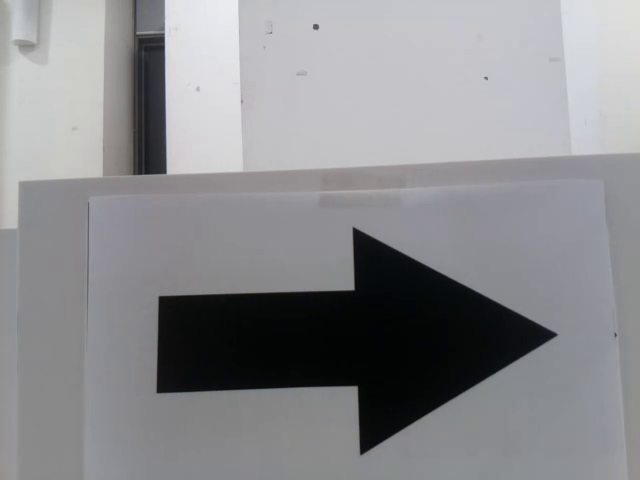
#> input picture frame 31 of Sensor/src/entrance/entr03-1.mp4, 640 x 480 px
$ python arrow.py
#> lines starting #> are read from the running program, lines starting #| are printed output that depends on the picture; after the words box and inside, x2 and y2 are one past the last pixel; in counts of white or black regions, pixels touching at a corner belong together
import sys, os
import cv2 as cv
from cv2 import imshow
import numpy as np

# sys.path.append(os.path.dirname(os.path.abspath(os.path.dirname(__file__))))
# from Motion import Motion
# motion = Motion.Motion()

cnt_arrow = 0
def get_arrow_info(origin, arrow_image):
    arrow_info_image = cv.cvtColor(origin.copy(), cv.COLOR_GRAY2BGR)
    contours, hierarchy = cv.findContours(arrow_image, cv.RETR_LIST, cv.CHAIN_APPROX_SIMPLE)

    if hierarchy is not None:
        global cnt_arrow
        for cnt in contours:
            peri = cv.arcLength(cnt, True)
            approx = cv.approxPolyDP(cnt, peri * 0.02, True)

            # cv.drawContours(arrow_info_image, [approx], 0, (0, 255, 0), 3)
            area = cv.contourArea(cnt)
            vertices = len(approx) # 꼭짓점 개수
            # area 값 조절로 인식 조절
            if area > 30000 and vertices == 7:
                print(cnt_arrow)
                cv.drawContours(origin, [approx], 0, (0, 255, 0), 3)
                cv.drawContours(arrow_info_image, [approx], 0, (0, 255, 0), 3)

                x_loc = []
                for i in range(len(approx)):
                    point = (approx[i][0][0], approx[i][0][1])
                    x_loc.append(point[0])
                    # cv.circle(arrow_info_image, point, 2, (0, 0, 255), 3)


                x_loc.sort()
                # print(x_loc)
                a = x_loc[:2]
                b = x_loc[len(approx)-2:]
                a_diff = a[1] - a[0]
                b_diff = b[1] - b[0]
                cnt_arrow += 1
                if cnt_arrow == 30:
                    # motion 통신
                    # if a_diff > b_diff: Motion.test_arrow(motion, 'LEFT')
                    # else: Motion.test_arrow(motion, 'RIGHT')

                    # local test code
                    if a_diff > b_diff: print('LEFT')
                    else: print('RIGHT')
                    break
                if a_diff > b_diff: return arrow_info_image, 'left'
                else: return arrow_info_image, 'right'
            else:
                cnt_arrow = 0

        return arrow_info_image, 'none'

    else:
        return None, None


# video = "0925/entrance/entr03-1.mp4" # robot test address
video = "src/entrance/entr03-1.mp4"
cap = cv.VideoCapture(video)

if not cap.isOpened():
    print('Video open failed...')
    sys.exit()

while True:
    _, img = cap.read()
#> img is the input picture: shape (480, 640, 3); mean B, G, R 142.6, 139.5, 139.4
    # img = cv2.flip(img, 1)

    if not _:
        print('No ret')
        break

    cv,imshow('dd',img)
    # img = cv.resize(img, (640, 480)) # r-pi common cam size
    # _, img = cv.threshold(img, 0, 255, cv.THRESH_BINARY_INV)
    # origin = arrow[i]
    img = cv.cvtColor(img, cv.COLOR_BGR2GRAY)
#> img: shape (480, 640)
    img_copy = img.copy()

    blur = cv.GaussianBlur(img, (7, 7), 1)
    val = 10
    # arr = np.full(blur.shape, (val, val, val), np.uint8)
    # add = cv2.add(blur, arr)
    alpha = 1.0
    dst = np.clip((1+alpha)*blur - 128*alpha, 0, 255).astype(np.uint8)
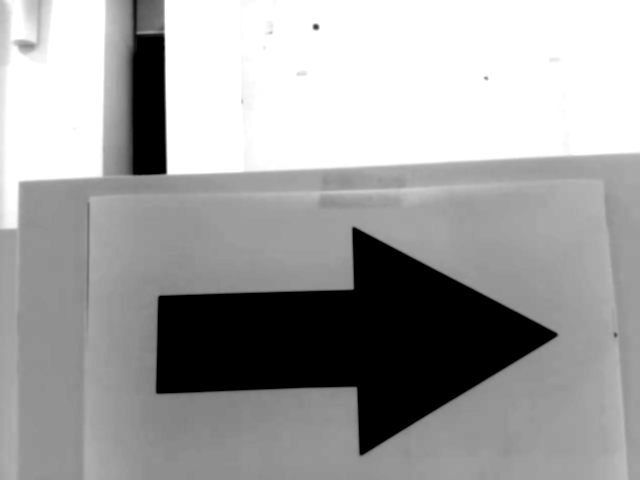
#> dst: shape (480, 640); min 0, max 255, mean 161.1
    _, img = cv.threshold(dst, 0, 255, cv.THRESH_BINARY_INV)
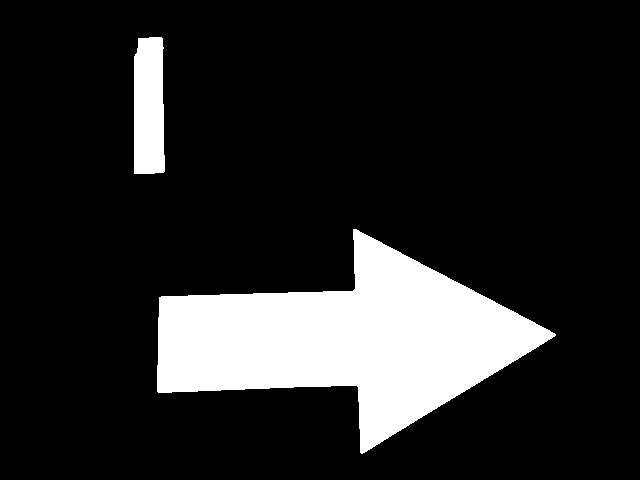
#> img: shape (480, 640); 14.9% white; 2 white regions

    # arrow_image = get_filter_arrow_image(img)
    arrow_info_image, ret_arrow = get_arrow_info(img_copy, img)
#> in get_arrow_info, `contours, hierarchy = cv.findContours(arrow_image, cv.RETR_LIST, cv.CH..`: contours = 2 contours; box (x1, y1, x2, y2) and area: (157, 229, 556, 454) 41424, (134, 37, 165, 174) 3816
#> the loop in get_arrow_info, `for cnt in contours:` made 1 pass
#> (peri, area, vertices, a, b, a_diff, b_diff, cnt_arrow) on pass 1: (1116.1, 41423.5, 7, [157, 159], [362, 555], 2, 193, 1)
#| 0
#> after the loop in get_arrow_info, `for cnt in contours:`:
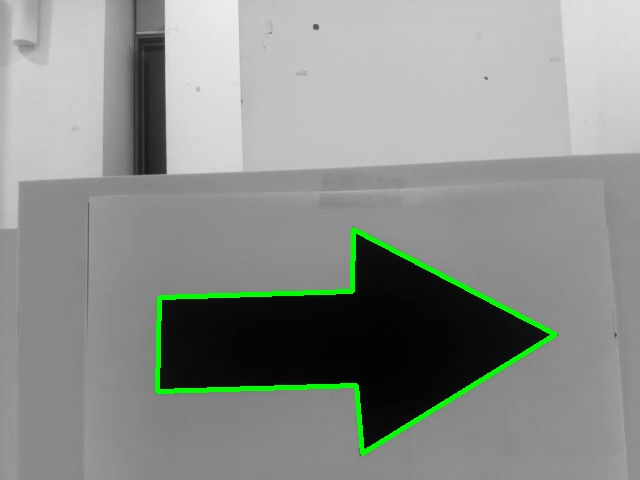
#> arrow_info_image: shape (480, 640, 3); mean B, G, R 139, 143.4, 139
#> ret_arrow = 'right'
    if (ret_arrow != None):

        cv.putText(img_copy, 'origin img', (20, 30), cv.FONT_HERSHEY_SIMPLEX, 0.8, (255, 255, 255), 2, cv.LINE_AA)
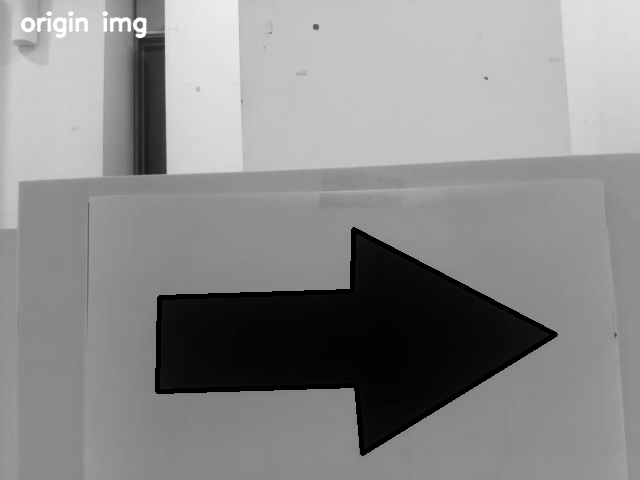
#> img_copy: shape (480, 640); min 0, max 255, mean 139.2
        cv.putText(arrow_info_image, 'arrow: '+ret_arrow, (20, 30), cv.FONT_HERSHEY_SIMPLEX, 0.8, (255, 255, 255), 2, cv.LINE_AA)
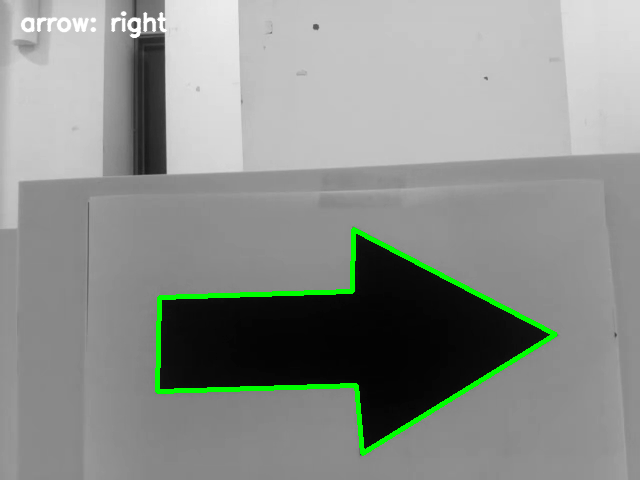
#> arrow_info_image: shape (480, 640, 3); 0.54% of pixels changed, all inside (x1, y1, x2, y2) = (20, 11, 168, 39)

        img_copy = cv.cvtColor(img_copy, cv.COLOR_GRAY2BGR)
#> img_copy: shape (480, 640, 3)
        ret = cv.hconcat([img_copy, arrow_info_image])
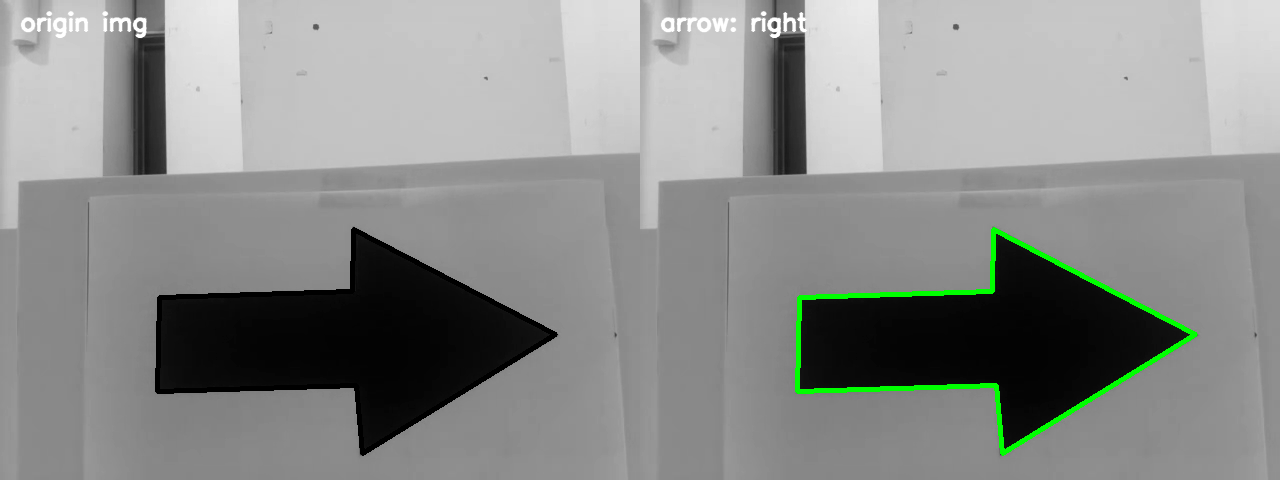
#> ret: shape (480, 1280, 3); mean B, G, R 139.3, 141.5, 139.3
        cv.imshow("ret", ret)
        # cv.imshow("ret_", img) # 마스킹 바이너리 이미지
    # else: print('################################################')

    # print(f"img[]: {ret_arrow}",)


    if cv.waitKey(1) & 0xFF == ord('q'):
#> (key q is pressed here)
        break

cap.release()
cv.destroyAllWindows()
